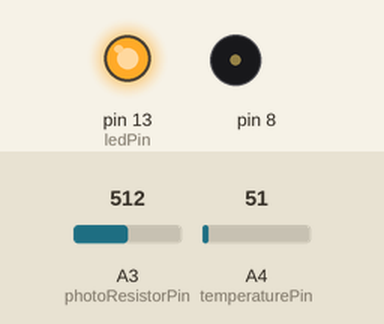
The sketch below on a simulated Arduino Uno, built with avr-gcc and run on an emulated ATmega328P. Shown: output pins drawn as LEDs (lit = HIGH), buzzer (waves = sounding). The test bench sets the inputs (shaded band); at power-on: A4 (temperaturePin) = 51, A3 (photoResistorPin) = 512. What the sketch prints to the serial monitor is not drawn.

Above: at 0.1 s.
At 6.2 s:
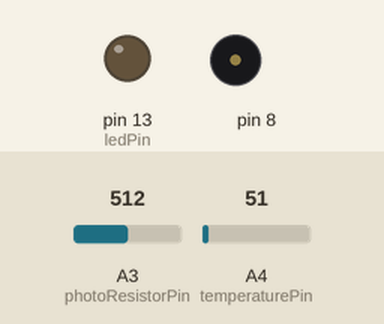
6.3 s: A4 (temperaturePin) set to 88
At 6.6 s:
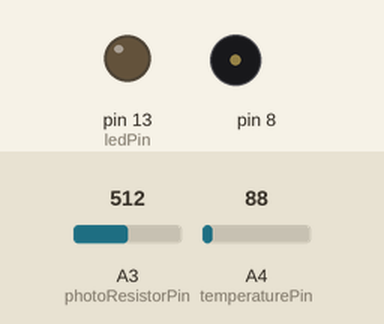
9.3 s: A4 (temperaturePin) set to 111
12.3 s: A3 (photoResistorPin) set to 110
15.3 s: A3 (photoResistorPin) set to 90
Timing chart, 0 to 19.3 s (numbered marks = the images above; inputs shaded):
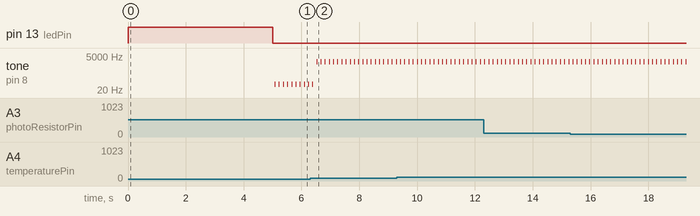

The sketch:

lightTheremin.ino
```cpp
int tempValue;
int tempStartValue = 0;
// variable to hold sensor value
int sensorValue;
// variable to calibrate low value
int sensorLow = 1023;
// variable to calibrate high value
int sensorHigh = 0;
// LED pin
const int ledPin = 13;
// photoresistor pin
const int photoResistorPin = A3;
// temperature pin
const int temperaturePin = A4;

enum notes {
  NOTE1,
  NOTE2,
  NOTE3,
  NOTE4
};

void setup() {
  Serial.begin(9600);
  // Make the LED pin an output and turn it on
  pinMode(ledPin, OUTPUT);
  pinMode(photoResistorPin, INPUT);
  pinMode(temperaturePin, INPUT);
  digitalWrite(ledPin, HIGH);

  tempStartValue = analogRead(temperaturePin);

  // calibrate for the first five seconds after program runs
  while (millis() < 5000) {
    // record the maximum sensor value
    sensorValue = analogRead(photoResistorPin);
    if (sensorValue > sensorHigh) {
      sensorHigh = sensorValue;
    }
    // record the minimum sensor value
    if (sensorValue < sensorLow) {
      sensorLow = sensorValue;
    }
  }

  // turn the LED off, signaling the end of the calibration period
  digitalWrite(ledPin, LOW);
}

void loop() {
  //read the input from A0 and store it in a variable
  sensorValue = analogRead(photoResistorPin);
  tempValue = analogRead(temperaturePin);

  notes freq = calculateFreq(tempValue);

  Serial.print("Temperature value: ");
  Serial.print(tempValue);
  Serial.print(", Temperature freq: ");
  Serial.print(freq);
  Serial.print(", Temperature start value: ");
  Serial.print(tempStartValue);
  Serial.print(", Sensor value: ");
  Serial.print(sensorValue);
  Serial.print(", Sensor value low: ");
  Serial.print(sensorLow);
  Serial.print(", Sensor value high: ");
  Serial.println(sensorHigh);

  // map the sensor values to a wide range of pitches
  int pitch = 50;

  switch (freq) {
    case NOTE1:
      pitch = map(sensorValue, sensorLow, sensorHigh, 50, 500);
      break;
    case NOTE2:
      pitch = map(sensorValue, sensorLow, sensorHigh, 501, 1000);
      break;
    case NOTE3:
      pitch = map(sensorValue, sensorLow, sensorHigh, 1001, 2000);
      break;
    case NOTE4:
      pitch = map(sensorValue, sensorLow, sensorHigh, 2001, 3000);
      break;
    default:
      pitch = map(sensorValue, sensorLow, sensorHigh, 50, 4000);
    break;
  }

  // play the tone for 20 ms on pin 8
  tone(8, pitch, 20);

  // wait for a moment
  delay(10);
}

notes calculateFreq(int value) {
  if(value - tempStartValue >= 3 && value - tempStartValue < 5) {
    return NOTE2;
  } else if(value - tempStartValue >= 5 && value - tempStartValue < 7) {
    return NOTE3;
  } else if(value - tempStartValue >= 7) {
    return NOTE4;
  } else {
    return NOTE1;
  }
}
```

Measured:
- by itself, tone on pin 8: alternates 2002 Hz for 0.02 s and silent for 0.12 s
